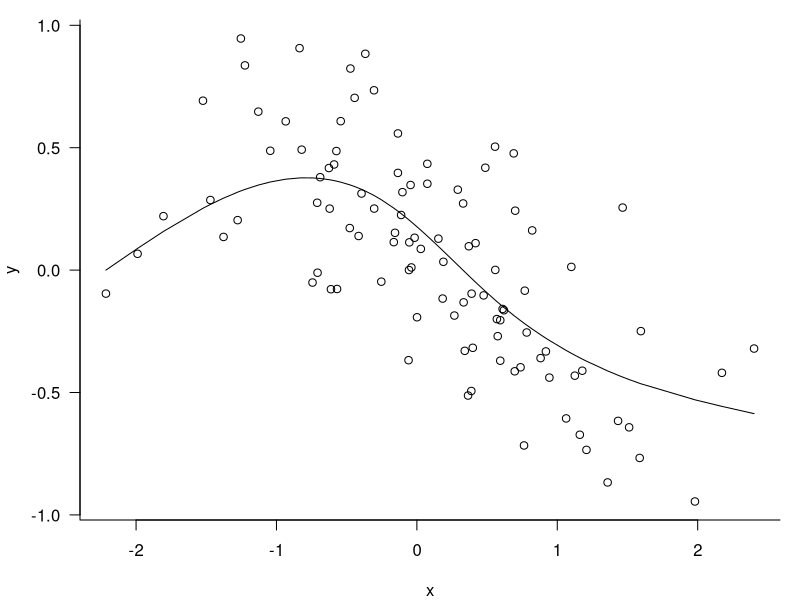
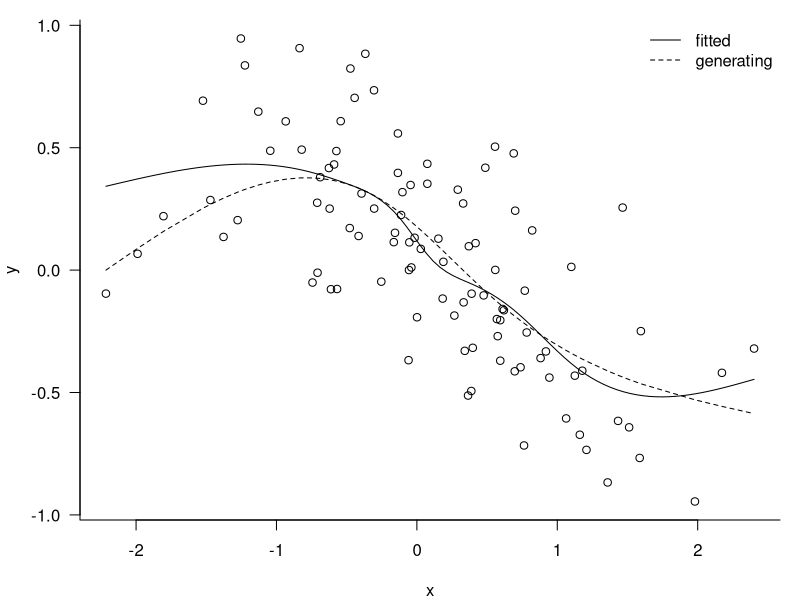

Write the R code that produced these figures, in order.
library(gamm4)
library(splines)

set.seed(1)

n = 100
pSimulation = 3
pStatistical = 8

x = rnorm(n)
Bsimulation = ns(x, pSimulation)
Bstatistical = ns(x, pStatistical)
beta = rnorm(pSimulation)

y = as.numeric(Bsimulation %*% beta + rnorm(n, sd=0.3))

par(mar=c(4, 4, 1, 1), las=1, bty="l")
plot(x, y, las=1)
lines(x[order(x)], (Bsimulation %*% beta)[order(x)])

pseudoGroups = as.factor(rep(1:pStatistical, length=n))
parsedFormula = lFormula(y ~ x + (1 | pseudoGroups))

parsedFormula$reTrms <- within(parsedFormula$reTrms, {
  Bt <- t(as.matrix(Bstatistical))[]
  cnms$pseudoGroups <- "spline"
  Zt <- as(Bt, class(Zt))
})

devianceFunction = do.call(mkLmerDevfun, parsedFormula)
optimizerOutput = optimizeLmer(devianceFunction)
mSpline <- mkMerMod( rho = environment(devianceFunction),
                     opt = optimizerOutput,
                     reTrms = parsedFormula$reTrms,
                     fr = parsedFormula$fr )

mSpline

xNew <- seq(min(x), max(x), length = 100)
newBstatistical <- predict(Bstatistical, xNew)
yHat <- cbind(1, xNew) %*% getME(mSpline, "fixef") +
  newBstatistical %*% getME(mSpline, "u")
par(mar = c(4, 4, 1, 1), las = 1, bty = "l")
plot(x, y)
lines(xNew, yHat)
lines(x[order(x)], (Bsimulation %*% beta)[order(x)],lty = 2)
legend("topright", bty = "n", c("fitted", "generating"), lty = 1:2,col = 1)
